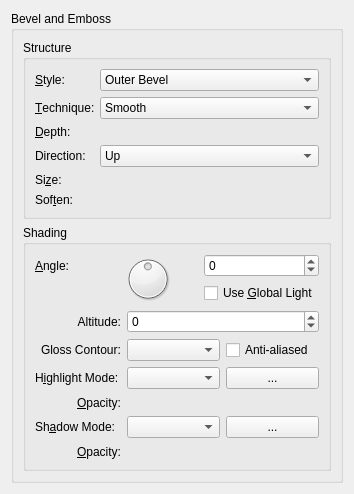
<?xml version="1.0" encoding="UTF-8"?>
<ui version="4.0">
 <class>WdgBevelAndEmboss</class>
 <widget class="QWidget" name="WdgBevelAndEmboss">
  <property name="geometry">
   <rect>
    <x>0</x>
    <y>0</y>
    <width>354</width>
    <height>471</height>
   </rect>
  </property>
  <layout class="QVBoxLayout" name="verticalLayout">
   <item>
    <widget class="QGroupBox" name="groupBox">
     <property name="title">
      <string>Bevel and Emboss</string>
     </property>
     <layout class="QVBoxLayout" name="verticalLayout_2">
      <item>
       <widget class="QGroupBox" name="groupBox_2">
        <property name="title">
         <string>Structure</string>
        </property>
        <layout class="QFormLayout" name="formLayout">
         <item row="0" column="0">
          <widget class="QLabel" name="label">
           <property name="text">
            <string>&amp;Style:</string>
           </property>
           <property name="buddy">
            <cstring>cmbStyle</cstring>
           </property>
          </widget>
         </item>
         <item row="0" column="1">
          <widget class="QComboBox" name="cmbStyle">
           <property name="sizePolicy">
            <sizepolicy hsizetype="Expanding" vsizetype="Fixed">
             <horstretch>0</horstretch>
             <verstretch>0</verstretch>
            </sizepolicy>
           </property>
           <item>
            <property name="text">
             <string>Outer Bevel</string>
            </property>
           </item>
           <item>
            <property name="text">
             <string>Inner Bevel</string>
            </property>
           </item>
           <item>
            <property name="text">
             <string comment="@item:inlistbox Bevel/emboss style">Emboss</string>
            </property>
           </item>
           <item>
            <property name="text">
             <string>Pillow Emboss</string>
            </property>
           </item>
           <item>
            <property name="text">
             <string>Stroke Emboss</string>
            </property>
           </item>
          </widget>
         </item>
         <item row="1" column="0">
          <widget class="QLabel" name="label_2">
           <property name="text">
            <string>&amp;Technique:</string>
           </property>
           <property name="buddy">
            <cstring>cmbTechnique</cstring>
           </property>
          </widget>
         </item>
         <item row="1" column="1">
          <widget class="QComboBox" name="cmbTechnique">
           <property name="sizePolicy">
            <sizepolicy hsizetype="Expanding" vsizetype="Fixed">
             <horstretch>0</horstretch>
             <verstretch>0</verstretch>
            </sizepolicy>
           </property>
           <item>
            <property name="text">
             <string>Smooth</string>
            </property>
           </item>
           <item>
            <property name="text">
             <string>Chisel Hard</string>
            </property>
           </item>
           <item>
            <property name="text">
             <string>Chisel Soft</string>
            </property>
           </item>
          </widget>
         </item>
         <item row="2" column="0">
          <widget class="QLabel" name="label_3">
           <property name="text">
            <string>&amp;Depth:</string>
           </property>
           <property name="buddy">
            <cstring>intDepth</cstring>
           </property>
          </widget>
         </item>
         <item row="2" column="1">
          <widget class="KisSliderSpinBox" name="intDepth" native="true">
           <property name="sizePolicy">
            <sizepolicy hsizetype="Expanding" vsizetype="Preferred">
             <horstretch>0</horstretch>
             <verstretch>0</verstretch>
            </sizepolicy>
           </property>
          </widget>
         </item>
         <item row="3" column="0">
          <widget class="QLabel" name="label_4">
           <property name="text">
            <string comment="@label:listbox Bevel direction">Direction:</string>
           </property>
          </widget>
         </item>
         <item row="3" column="1">
          <widget class="QComboBox" name="cmbDirection">
           <property name="sizePolicy">
            <sizepolicy hsizetype="Expanding" vsizetype="Fixed">
             <horstretch>0</horstretch>
             <verstretch>0</verstretch>
            </sizepolicy>
           </property>
           <item>
            <property name="text">
             <string comment="@item:inlistbox Bevel direction">Up</string>
            </property>
           </item>
           <item>
            <property name="text">
             <string comment="@item:inlistbox Bevel direction">Down</string>
            </property>
           </item>
          </widget>
         </item>
         <item row="4" column="0">
          <widget class="QLabel" name="label_5">
           <property name="text">
            <string>Si&amp;ze:</string>
           </property>
           <property name="buddy">
            <cstring>intSize</cstring>
           </property>
          </widget>
         </item>
         <item row="4" column="1">
          <widget class="KisSliderSpinBox" name="intSize" native="true">
           <property name="sizePolicy">
            <sizepolicy hsizetype="Expanding" vsizetype="Preferred">
             <horstretch>0</horstretch>
             <verstretch>0</verstretch>
            </sizepolicy>
           </property>
          </widget>
         </item>
         <item row="5" column="0">
          <widget class="QLabel" name="label_6">
           <property name="text">
            <string>Sof&amp;ten:</string>
           </property>
           <property name="buddy">
            <cstring>intSoften</cstring>
           </property>
          </widget>
         </item>
         <item row="5" column="1">
          <widget class="KisSliderSpinBox" name="intSoften" native="true">
           <property name="sizePolicy">
            <sizepolicy hsizetype="Expanding" vsizetype="Preferred">
             <horstretch>0</horstretch>
             <verstretch>0</verstretch>
            </sizepolicy>
           </property>
          </widget>
         </item>
        </layout>
       </widget>
      </item>
      <item>
       <widget class="QGroupBox" name="groupBox_3">
        <property name="title">
         <string>Shading</string>
        </property>
        <layout class="QGridLayout" name="gridLayout_3">
         <item row="0" column="0" colspan="3">
          <layout class="QGridLayout" name="gridLayout">
           <item row="0" column="0">
            <widget class="QLabel" name="label_7">
             <property name="text">
              <string>&amp;Angle:</string>
             </property>
             <property name="buddy">
              <cstring>dialAngle</cstring>
             </property>
            </widget>
           </item>
           <item row="0" column="1" rowspan="2">
            <widget class="QDial" name="dialAngle">
             <property name="toolTip">
              <string>Set the angle of the light source</string>
             </property>
             <property name="minimum">
              <number>-179</number>
             </property>
             <property name="maximum">
              <number>180</number>
             </property>
             <property name="wrapping">
              <bool>true</bool>
             </property>
            </widget>
           </item>
           <item row="0" column="2">
            <widget class="QSpinBox" name="intAngle">
             <property name="minimum">
              <number>-179</number>
             </property>
             <property name="maximum">
              <number>180</number>
             </property>
            </widget>
           </item>
           <item row="1" column="0">
            <spacer name="verticalSpacer">
             <property name="orientation">
              <enum>Qt::Vertical</enum>
             </property>
             <property name="sizeHint" stdset="0">
              <size>
               <width>20</width>
               <height>18</height>
              </size>
             </property>
            </spacer>
           </item>
           <item row="1" column="2">
            <widget class="QCheckBox" name="chkUseGlobalLight">
             <property name="text">
              <string>Use &amp;Global Light</string>
             </property>
            </widget>
           </item>
          </layout>
         </item>
         <item row="1" column="2">
          <widget class="QSpinBox" name="intAltitude">
           <property name="minimum">
            <number>-179</number>
           </property>
           <property name="maximum">
            <number>180</number>
           </property>
          </widget>
         </item>
         <item row="2" column="1">
          <widget class="QLabel" name="label_9">
           <property name="text">
            <string>Gloss Contour:</string>
           </property>
           <property name="buddy">
            <cstring>cmbContour</cstring>
           </property>
          </widget>
         </item>
         <item row="2" column="2">
          <layout class="QHBoxLayout" name="horizontalLayout_2">
           <item>
            <widget class="QComboBox" name="cmbContour"/>
           </item>
           <item>
            <widget class="QCheckBox" name="chkAntiAliased">
             <property name="text">
              <string>Anti-aliased</string>
             </property>
            </widget>
           </item>
          </layout>
         </item>
         <item row="3" column="0" colspan="2">
          <widget class="QLabel" name="label_10">
           <property name="text">
            <string>H&amp;ighlight Mode:</string>
           </property>
           <property name="buddy">
            <cstring>cmbHighlightMode</cstring>
           </property>
          </widget>
         </item>
         <item row="3" column="2">
          <layout class="QHBoxLayout" name="horizontalLayout">
           <item>
            <widget class="KisCompositeOpComboBox" name="cmbHighlightMode">
             <property name="toolTip">
              <string>Set the blend mode for the layer</string>
             </property>
            </widget>
           </item>
           <item>
            <widget class="KColorButton" name="bnHighlightColor">
             <property name="text">
              <string>...</string>
             </property>
            </widget>
           </item>
          </layout>
         </item>
         <item row="4" column="0" colspan="2">
          <widget class="QLabel" name="label_14">
           <property name="text">
            <string>&amp;Opacity:</string>
           </property>
           <property name="alignment">
            <set>Qt::AlignRight|Qt::AlignTrailing|Qt::AlignVCenter</set>
           </property>
           <property name="buddy">
            <cstring>intOpacity</cstring>
           </property>
          </widget>
         </item>
         <item row="4" column="2">
          <widget class="KisSliderSpinBox" name="intOpacity" native="true">
           <property name="sizePolicy">
            <sizepolicy hsizetype="Expanding" vsizetype="Minimum">
             <horstretch>0</horstretch>
             <verstretch>0</verstretch>
            </sizepolicy>
           </property>
           <property name="minimumSize">
            <size>
             <width>10</width>
             <height>15</height>
            </size>
           </property>
           <property name="toolTip">
            <string>Set the master opacity for the layer</string>
           </property>
           <property name="whatsThis">
            <string>Adjust the transparency of the layer</string>
           </property>
          </widget>
         </item>
         <item row="5" column="2">
          <layout class="QHBoxLayout" name="horizontalLayout_3">
           <item>
            <widget class="KisCompositeOpComboBox" name="cmbShadowMode">
             <property name="toolTip">
              <string>Set the blend mode for the layer</string>
             </property>
            </widget>
           </item>
           <item>
            <widget class="KColorButton" name="bnShadowColor">
             <property name="text">
              <string>...</string>
             </property>
            </widget>
           </item>
          </layout>
         </item>
         <item row="6" column="0" colspan="2">
          <widget class="QLabel" name="label_15">
           <property name="text">
            <string>&amp;Opacity:</string>
           </property>
           <property name="alignment">
            <set>Qt::AlignRight|Qt::AlignTrailing|Qt::AlignVCenter</set>
           </property>
           <property name="buddy">
            <cstring>intOpacity2</cstring>
           </property>
          </widget>
         </item>
         <item row="6" column="2">
          <widget class="KisSliderSpinBox" name="intOpacity2" native="true">
           <property name="sizePolicy">
            <sizepolicy hsizetype="Expanding" vsizetype="Minimum">
             <horstretch>0</horstretch>
             <verstretch>0</verstretch>
            </sizepolicy>
           </property>
           <property name="minimumSize">
            <size>
             <width>10</width>
             <height>15</height>
            </size>
           </property>
           <property name="toolTip">
            <string>Set the master opacity for the layer</string>
           </property>
           <property name="whatsThis">
            <string>Adjust the transparency of the layer</string>
           </property>
          </widget>
         </item>
         <item row="1" column="0" colspan="2">
          <widget class="QLabel" name="label_8">
           <property name="text">
            <string>Altitude:</string>
           </property>
           <property name="alignment">
            <set>Qt::AlignRight|Qt::AlignTrailing|Qt::AlignVCenter</set>
           </property>
           <property name="buddy">
            <cstring>dialAngle</cstring>
           </property>
          </widget>
         </item>
         <item row="5" column="0" colspan="2">
          <widget class="QLabel" name="label_11">
           <property name="text">
            <string>Sh&amp;adow Mode:</string>
           </property>
           <property name="buddy">
            <cstring>cmbShadowMode</cstring>
           </property>
          </widget>
         </item>
        </layout>
       </widget>
      </item>
      <item>
       <spacer name="verticalSpacer_2">
        <property name="orientation">
         <enum>Qt::Vertical</enum>
        </property>
        <property name="sizeHint" stdset="0">
         <size>
          <width>20</width>
          <height>40</height>
         </size>
        </property>
       </spacer>
      </item>
     </layout>
    </widget>
   </item>
  </layout>
 </widget>
 <customwidgets>
  <customwidget>
   <class>KColorButton</class>
   <extends>QPushButton</extends>
   <header>kcolorbutton.h</header>
   <container>1</container>
  </customwidget>
  <customwidget>
   <class>KisCompositeOpComboBox</class>
   <extends>QComboBox</extends>
   <header location="global">kis_cmb_composite.h</header>
  </customwidget>
  <customwidget>
   <class>KisSliderSpinBox</class>
   <extends>QWidget</extends>
   <header location="global">kis_slider_spin_box.h</header>
   <container>1</container>
  </customwidget>
 </customwidgets>
 <resources/>
 <connections/>
</ui>
